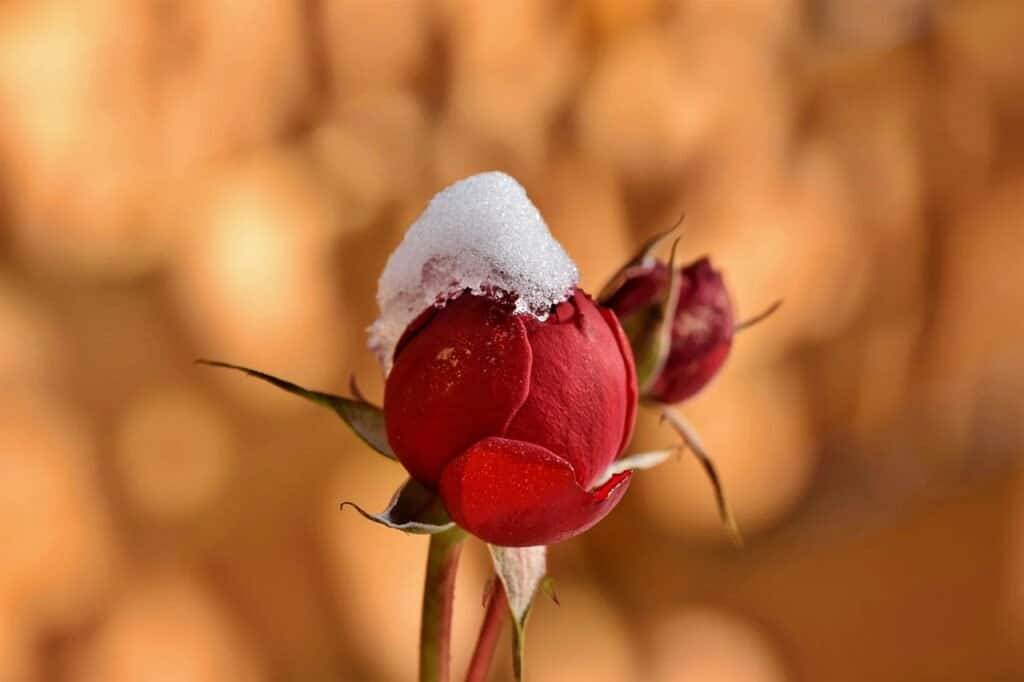
//> input picture input_image.jpg, 1024 x 682 px
$ ./test_stereo_xf ../../input_image.jpg ../../ref.png   (built with g++ and OpenCV 4)
//> lines starting //> are read from the running program, lines starting //| are printed output that depends on the picture
#include "XFextractor.h"
#include <opencv2/opencv.hpp>
#include <iostream>
#include <vector>

using namespace std;
using namespace cv;
using namespace ORB_SLAM3;

int main(int argc, char** argv)
{
    if (argc != 3)
    {
        cerr << "Usage: ./test_stereo path_to_left_image path_to_right_image" << endl;
        return -1;
    }

    // Load images
    Mat imLeft = imread(argv[1], IMREAD_GRAYSCALE);
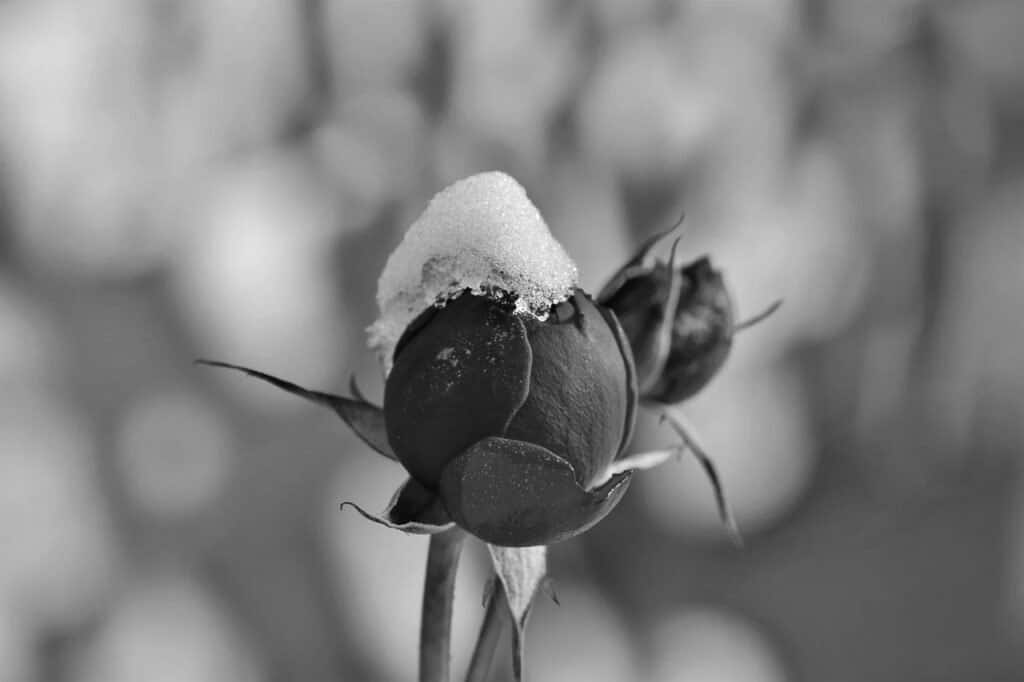
//> imLeft: 682 rows x 1024 cols, CV_8UC1; min 0, max 255, mean 127
    Mat imRight = imread(argv[2], IMREAD_GRAYSCALE);
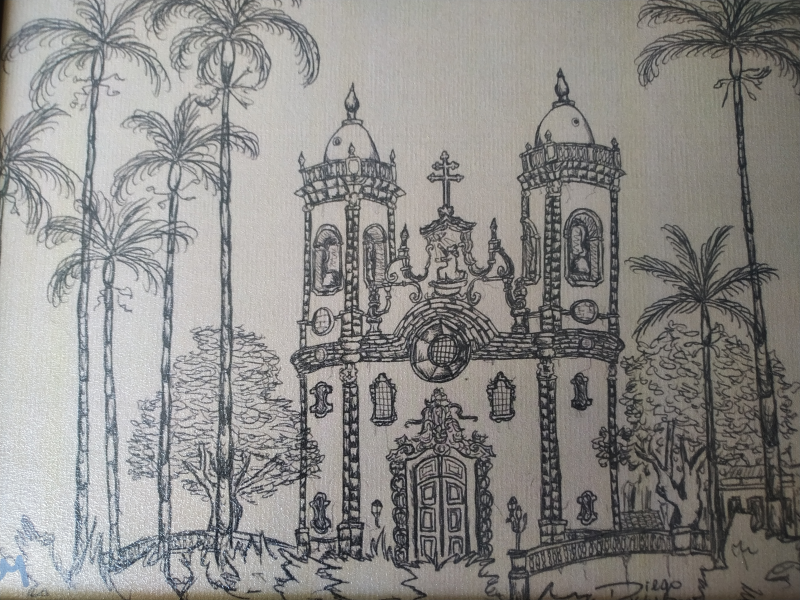
//> input picture ref.png, 800 x 600 px
//> imRight: 600 rows x 800 cols, CV_8UC1; min 14, max 253, mean 138.6

    if (imLeft.empty() || imRight.empty())
    {
        cerr << "Cannot load images!" << endl;
        return -1;
    }

    // Initialize XFextractor
    int nFeatures = 1000;
    float scaleFactor = 1.2f;
    int nLevels = 8;
    int iniThFAST = 20;
    int minThFAST = 7;

//> (the run ends here: the program needs code that is not available in this run, at `XFextractor xfExtractor(nFeatures, scaleFactor, nLevels, iniThFAST, mi..`)
